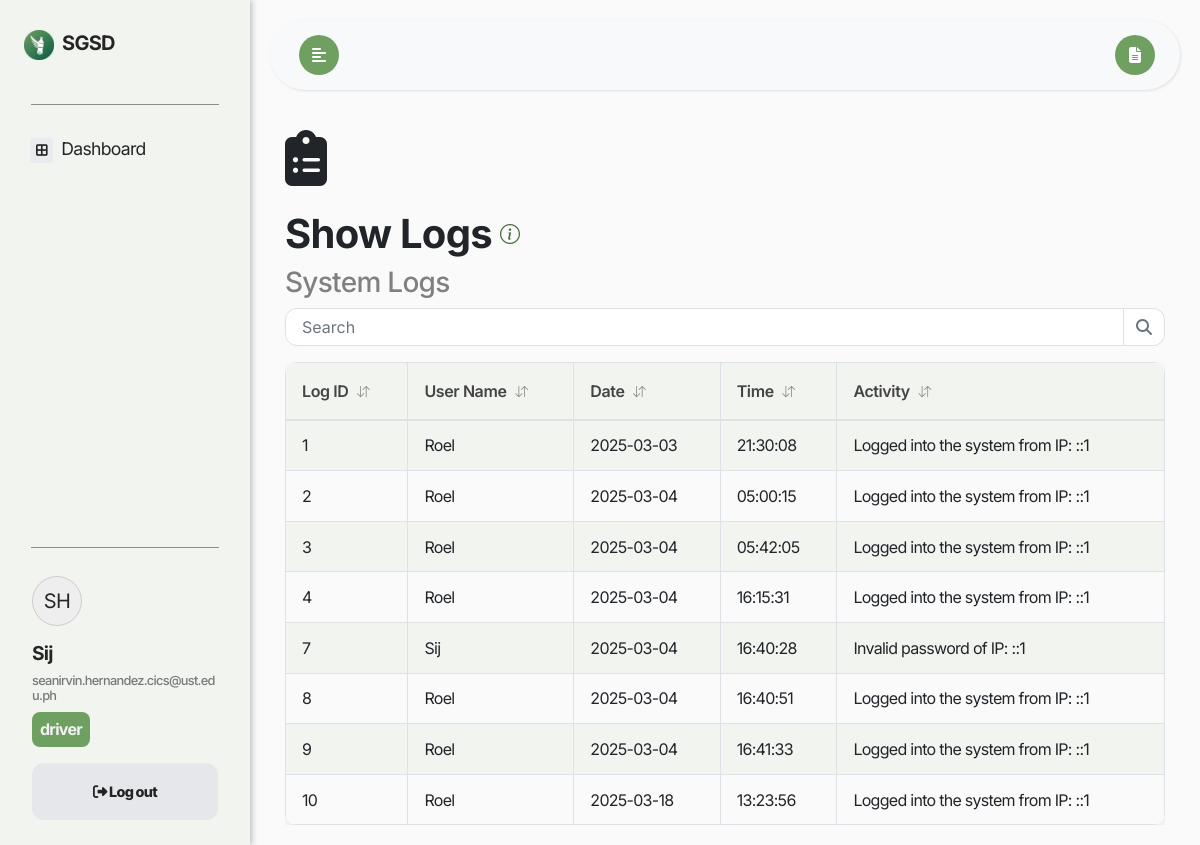
Page /Logs/index.php (signed in) on the committed database.
### tables this page shows
CREATE TABLE `Users` (
  `User_ID` int(11) NOT NULL,
  `Role` varchar(50) NOT NULL,
  `First_Name` varchar(255) NOT NULL,
  `Last_Name` varchar(255) NOT NULL,
  `Email` varchar(255) NOT NULL,
  `Password_hash` varchar(255) NOT NULL,
  `reset_token_hash` varchar(64) DEFAULT NULL,
  `reset_token_expires_at` datetime DEFAULT NULL,
  `account_activation_hash` varchar(64) DEFAULT NULL
);

CREATE TABLE `Logs` (
  `Log_ID` int(11) NOT NULL,
  `User_ID` int(11) DEFAULT NULL,
  `User_Full_Name` varchar(255) DEFAULT NULL,
  `Order_ID` int(11) DEFAULT NULL,
  `Date` date DEFAULT NULL,
  `Time` time DEFAULT NULL,
  `Activity` varchar(255) DEFAULT NULL
);

### check_session.php (called while the page is built, shortened)
<?php
require_once('../dbconnect.php');
$user_email = $_SESSION['email'];
$sql = "SELECT User_ID, First_Name, Email, Role FROM Users WHERE Email = ?";
$stmt = $conn->prepare($sql);
$stmt->bind_param("s", $user_email);
$stmt->execute();
$result = $stmt->get_result();
$row = $result->fetch_assoc();
$user_role = $row['Role'];
?>

### Logs/index.php (the view, shortened to what this page needs)
<?php
include('../check_session.php');
include '../dbconnect.php';
$user_email = $_SESSION['email'];
$query = "SELECT First_Name, Last_Name FROM Users WHERE Email = ?";
$stmt = $conn->prepare($query);
$stmt->bind_param("s", $user_email);
$stmt->execute();
$stmt->bind_result($user_first_name, $user_last_name);
$query = "SELECT Logs.Log_ID,
                 Users.First_Name AS First_Name,
                 Logs.Date,
                 Logs.Time,
                 Logs.Activity
          FROM Logs
          INNER JOIN Users ON Logs.User_ID = Users.User_ID";
$result = $conn->query($query);
?>
<!DOCTYPE html>
<html lang="en">
<head>
    <link rel="stylesheet" href="https://cdn.jsdelivr.net/npm/bootstrap@4.6.0/dist/css/bootstrap.min.css">
    <link rel="stylesheet" href="https://cdnjs.cloudflare.com/ajax/libs/font-awesome/5.15.3/css/all.min.css">
    <link href='https://unpkg.com/boxicons@2.1.4/css/boxicons.min.css' rel='stylesheet'>
    <link rel="stylesheet" href="https://cdn.jsdelivr.net/npm/bootstrap-icons@1.11.3/font/bootstrap-icons.min.css">
    <link rel="stylesheet" href="https://cdnjs.cloudflare.com/ajax/libs/font-awesome/6.2.0/css/all.min.css">
    <link rel="stylesheet" href="https://cdn.jsdelivr.net/npm/bootstrap-icons@1.3.0/font/bootstrap-icons.css">
    <link rel="stylesheet" href="../style/styles.css">
</head>
<body>
<div class="wrapper">
    <nav id="sidebar">
        <div class="sidebar-header mt-4 mb-4">
            <div class="d-flex justify-content-between align-items-center">
                <a class="navbar-brand m-0 p-1" href="#">
                <img src="../logo.png" alt="SGSD Logo" width="30" height="30" class="mr-1"> SGSD
                </a>
            </div>
        </div>
        <hr class="line">
        <ul class="list-unstyled components p-0">
            <li>
                <a href="../Dashboard" class="sidebar-items-a">
                    <i class="fa-solid fa-border-all" style="font-size:13.28px; background-color: #e8ecef; padding: 6px; border-radius: 3px;"></i>
                    <span>&nbsp;Dashboard</span>
                </a>
            </li>
        </ul>
        <div class="sidebar-spacer"></div>
        <hr class="line">
        <ul class="list-unstyled CTAs pt-0 mb-0 sidebar-bottom">
            <li class="sidebar-username pb-2">
                <div class="align-items-center">
                    <div class="profile-initials rounded-circle d-flex align-items-center justify-content-center mb-3" style="width: 50px; height: 50px; border: 1px solid #ccc; background-color: #eee; font-size: 20px;">
                        <?php
                            echo strtoupper(substr($user_first_name, 0, 1) . substr($user_last_name, 0, 1));
                        ?>
                    </div>
                    <div>
                        <h1><?php echo htmlspecialchars($user_first_name); ?></h1>
                        <h2><?php echo htmlspecialchars($user_email); ?></h2>
                        <h5 style="font-size: 1em; background-color: #6fa062; color: #F2f2f2; font-weight: 700; padding: 8px; border-radius: 8px; width: fit-content;"><?php echo htmlspecialchars($user_role); ?></h5>
                    </div>
                </div>
            </li>
            <li>
                <a href="#" class="logout">
                <i class="fa-solid fa-sign-out-alt"></i>
                <span>Log out</span>
                </a>
            </li>
        </ul>
    </nav>
    <div id="content">
    <nav class="navbar navbar-expand-lg navbar-light bg-light" id="mainNavbar">
            <div class="container-fluid">
                <button type="button" id="sidebarCollapse" class="btn btn-info ml-1" data-toggle="tooltip" data-placement="bottom" title="Toggle Sidebar">
                    <i class="fas fa-align-left"></i>
                </button>
                <button class="btn btn-dark d-inline-block ml-auto" type="button" id="manualButton" data-toggle="tooltip" data-placement="bottom" title="View Manual">
                    <i class="fas fa-file-alt"></i>
                </button>
            </div>
        </nav>
        <div class="container mt-4">
            <div class="pb-4">
            <i class="fa-solid fa-clipboard-list" style="font-size:56px;"></i>
            </div>
            <div class="d-flex align-items-center">
                <h1><b>Show Logs</b></h1>
                <i class="bi bi-info-circle pl-2 pb-2" style="font-size: 20px; color:rgb(74, 109, 65); font-weight: bold;" data-toggle="tooltip" data-placement="top" title="This page audits and tracks user activity."></i>
            </div>
            <h3 style="color: gray;">System Logs</h3>
            <div class="d-flex align-items-center justify-content-between mb-3">
            <div class="input-group">
                <input type="search" class="form-control" placeholder="Search" aria-label="Search" id="searchInput">
                <button class="btn btn-outline-secondary" type="button" id="search">
                <i class="fa fa-search"></i>
                </button>
            </div>
            </div>
            <div style="max-height: 750px; overflow-y: auto; overflow-x: hidden;">
            <div class="table-responsive d-none d-md-block">
            <table class="table table-striped table-bordered" id="logsTable">
                <thead>
                <tr>
                    <th onclick="sortTable(0)">Log ID <i class="bi bi-arrow-down-up"></i></th>
                    <th onclick="sortTable(1)">User Name <i class="bi bi-arrow-down-up"></i></th>
                    <th onclick="sortTable(3)">Date <i class="bi bi-arrow-down-up"></i></th>
                    <th onclick="sortTable(4)">Time <i class="bi bi-arrow-down-up"></i></th>
                    <th onclick="sortTable(5)">Activity <i class="bi bi-arrow-down-up"></i></th>
                </tr>
                </thead>
                <tbody>
                <?php if (mysqli_num_rows($result) > 0): ?>
                    <?php while ($row = mysqli_fetch_assoc($result)): ?>
                    <tr>
                        <td><?php echo $row['Log_ID']; ?></td>
                        <td><?php echo $row['First_Name']; ?></td>
                        <td><?php echo $row['Date']; ?></td>
                        <td><?php echo $row['Time']; ?></td>
                        <td><?php echo $row['Activity']; ?></td>
                    </tr>
                    <?php endwhile; ?>
                <?php else: ?>
                    <tr>
                    <td colspan="6">No logs found.</td>
                    </tr>
                <?php endif; ?>
                </tbody>
            </table>
            </div>
        </div>
        </div>
        </div>
    </div>

### style/styles.css (style rules this page uses)
a.logout { display: flex; justify-content: center; align-items: center; text-align: center; width: 186px; font-weight: 800; border-radius: 12px !important; padding: 18px !important; background: #e5e7eb; color: #242424; margin: 0 auto; }
#sidebar { display: flex; flex-direction: column; min-height: 100vh; overflow-y: auto; overflow-x: hidden; }
.sidebar-spacer { flex-grow: 1; }
.sidebar-bottom { margin-top: auto; }
#searchInput { border-top-left-radius: 12px; border-bottom-left-radius: 12px; }
#search { border-top-right-radius: 12px; border-bottom-right-radius: 12px; }
.input-group .form-control { border-radius: 10px 0 0 10px; border: 1px solid #dee2e6; padding: 0.6rem 1rem; transition: all 0.3s; }
.input-group .btn-outline-secondary { border-radius: 0 10px 10px 0; border: 1px solid #dee2e6; border-left: none; background-color: #fff; color: #6c757d; transition: all 0.3s; }
.form-control { border-radius: 10px; padding: 0.75rem 1rem; border: 1px solid #ced4da; transition: all 0.3s ease; }

### Logs/index.php (style rules this page uses)
body { font-family: 'Inter', sans-serif !important; background: #fafafa; letter-spacing: -0.045em; }
a, a:hover, a:focus { color: inherit; text-decoration: none; transition: all 0.3s; }
.navbar { padding: 15px 10px; background: #fff; border: none; border-radius: 0; margin-bottom: 40px; box-shadow: 1px 1px 3px rgba(0, 0, 0, 0.1); }
.wrapper { display: flex; width: 100%; align-items: stretch; }
#sidebar { min-width: 250px; max-width: 250px; background: #f2f4f0; color: #252525; transition: all 0.3s; box-shadow: 2px 0 6px rgba(0, 0, 0, 0.25); }
#sidebar { display: flex; flex-direction: column; min-height: 100vh; }
.sidebar-spacer { flex-grow: 1; }
.sidebar-bottom { margin-top: auto; }
#sidebar .sidebar-header { padding: 0px 20px; background: #f2f4f0; }
#sidebar ul.components { padding: 20px 0; }
#sidebar ul li a { padding: 15px 30px; font-size: 1.1em; display: block; transition: transform 0.3s; }
ul.CTAs { padding: 20px; }
ul.CTAs a { text-align: center; font-size: 0.9em !important; display: block; border-radius: 5px; margin-bottom: 5px; }
#manualButton, #sidebarCollapse { background: #6fa062; border: none; cursor: pointer; border-radius: 24px; width: 40px; height: 40px; transition: transform 0.3s; }
#sidebarNavbar, #mainNavbar { border-radius: 36px; box-shadow: 1px 1px 3px rgba(0, 0, 0, 0.1); }
hr.line { border-top: 1px solid #8a8d8b; width: 75%; }
.sidebar-header { font-weight: 700; letter-spacing: -0.045em; }
.sidebar-username { padding: 12px; letter-spacing: -0.045em !important; white-space: normal; word-wrap: break-word; overflow-wrap: break-word; }
.sidebar-username h1 { width: 75%; font-size: 1.2em !important; font-weight: 700; }
.sidebar-username h2 { font-size: 0.8em; color: #797979; }
#content { width: 100%; padding: 20px; min-height: 100vh; transition: all 0.3s; }
.table-striped>tbody>tr:nth-child(odd)>td, .table-striped>tbody>tr:nth-child(odd)>th { background-color: #f2f4f0; }
.table-responsive { border-radius: 12px; overflow: hidden; box-shadow: 0 4px 12px rgba(0,0,0,0.08); }
.table { margin-bottom: 0; }
.table thead th { background-color: #f2f4f0; color: #444; font-weight: 600; border-bottom: 2px solid #dee2e6; cursor: pointer; padding: 1rem; letter-spacing: -0.025em; position: relative; transition: background-color 0.3s; }
.table thead th i { font-size: 0.8rem; margin-left: 5px; opacity: 0.6; }
.table tbody tr { transition: background-color 0.2s; }
.table td { padding: 0.8rem 1rem; vertical-align: middle; }

### rows in the picture
users: Role "driver"
logs: Log_ID "1", User_ID.First_Name "Roel", Date "2025-03-03", Time "21:30:08", Activity "Logged into the system from IP: ::1"
logs: Log_ID "2", User_ID.First_Name "Roel", Date "2025-03-04", Time "05:00:15", Activity "Logged into the system from IP: ::1"
logs: Log_ID "3", User_ID.First_Name "Roel", Date "2025-03-04", Time "05:42:05", Activity "Logged into the system from IP: ::1"
logs: Log_ID "4", User_ID.First_Name "Roel", Date "2025-03-04", Time "16:15:31", Activity "Logged into the system from IP: ::1"
logs: Log_ID "7", User_ID.First_Name "Sij", Date "2025-03-04", Time "16:40:28", Activity "Invalid password of IP: ::1"
logs: Log_ID "8", User_ID.First_Name "Roel", Date "2025-03-04", Time "16:40:51", Activity "Logged into the system from IP: ::1"
logs: Log_ID "9", User_ID.First_Name "Roel", Date "2025-03-04", Time "16:41:33", Activity "Logged into the system from IP: ::1"
logs: Log_ID "10", User_ID.First_Name "Roel", Date "2025-03-18", Time "13:23:56", Activity "Logged into the system from IP: ::1"

### other values in the picture
substr($user_first_name, 0, 1) . substr($user_last_name, 0, 1) "SH"
$user_first_name "Sij"
$user_email "seanirvin.hernandez.cics@ust.edu.ph"
